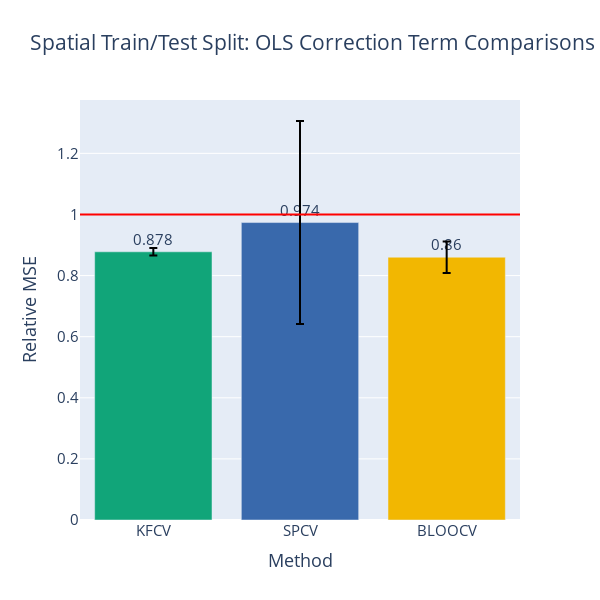

Source (notebook cell):
### Code cell
fig = gen_model_barplots(
    [[clus_ns_corr, clus_kfcv_corr, clus_spcv_corr, clus_bloocv_corr]], 
    [""], 
    est_names, 
    title="Spatial Train/Test Split: OLS Correction Term Comparisons", 
    has_elev_err=False,
    err_bars=True,
    color_discrete_sequence=[px.colors.qualitative.Bold[i] for i in [1,2,3]],
)
fig.show()

### Figure 1 — Plotly figure (JSON) as saved in the notebook; plotly's stock layout.template omitted (floating-point values rounded to 4 significant figures)
{"data": [{"error_y": {"array": [0.01243, 0.3324, 0.05121], "color": "black", "type": "data"}, "marker": {"color": ["rgb(17, 165, 121)", "rgb(57, 105, 172)", "rgb(242, 183, 1)"]}, "text": [0.878, 0.974, 0.86], "textposition": "outside", "type": "bar", "x": ["KFCV", "SPCV", "BLOOCV"], "xaxis": "x", "y": [0.8778, 0.9735, 0.86], "yaxis": "y"}], "layout": {"font": {"size": 15}, "height": 600, "shapes": [{"line": {"color": "red"}, "type": "line", "x0": 0, "x1": 1, "xref": "x domain", "y0": 1, "y1": 1, "yref": "y"}], "showlegend": false, "title": {"text": "Spatial Train/Test Split: OLS Correction Term Comparisons"}, "width": 600, "xaxis": {"anchor": "y", "domain": [0, 1], "title": {"text": "Method"}}, "yaxis": {"anchor": "x", "domain": [0, 1], "title": {"text": "Relative MSE"}}}}
